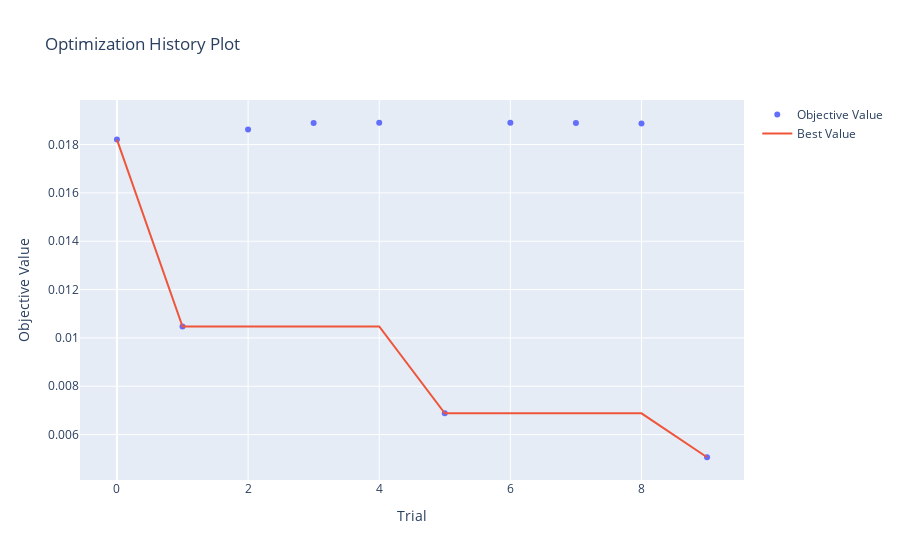

Here is the notebook cell this chart was saved with:
### Code cell
optuna.visualization.plot_optimization_history(find_param)

### Figure 1 — Plotly figure (JSON) as saved in the notebook; plotly's stock layout.template omitted (floating-point values rounded to 4 significant figures)
{"data": [{"mode": "markers", "name": "Objective Value", "type": "scatter", "x": [0, 1, 2, 3, 4, 5, 6, 7, 8, 9], "y": [0.01821, 0.01047, 0.01862, 0.01889, 0.0189, 0.006877, 0.0189, 0.01889, 0.01887, 0.005062]}, {"mode": "lines", "name": "Best Value", "type": "scatter", "x": [0, 1, 2, 3, 4, 5, 6, 7, 8, 9], "y": [0.01821, 0.01047, 0.01047, 0.01047, 0.01047, 0.006877, 0.006877, 0.006877, 0.006877, 0.005062]}, {"marker": {"color": "#cccccc"}, "mode": "markers", "name": "Infeasible Trial", "showlegend": false, "type": "scatter", "x": [], "y": []}], "layout": {"title": {"text": "Optimization History Plot"}, "xaxis": {"title": {"text": "Trial"}}, "yaxis": {"title": {"text": "Objective Value"}}}}
